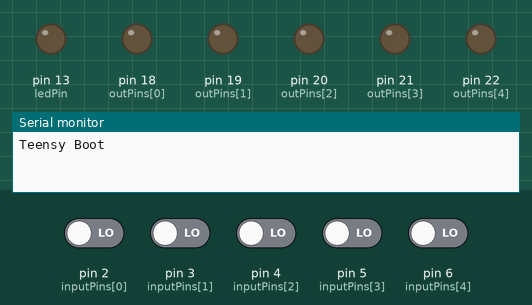
A sketch run on a simulated Arduino Mega 2560, built for the host (arithmetic inside an expression is 32-bit, double 64-bit). Shown: output pins drawn as LEDs (lit = HIGH), the last lines printed to the serial monitor. Inputs (shaded band) come from the test bench; at power-on: pin 2 (inputPins[0]), pin 3 (inputPins[1]), pin 4 (inputPins[2]), pin 5 (inputPins[3]), pin 6 (inputPins[4]) LOW.

Above: at 1.2 s.
1.3 s: pin 2 (inputPins[0]) driven HIGH
At 3.3 s:
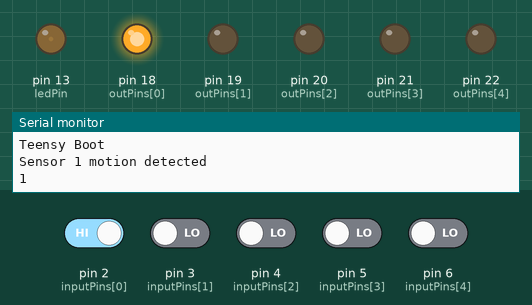
3.8 s: pin 3 (inputPins[1]) driven HIGH
At 5.7 s:
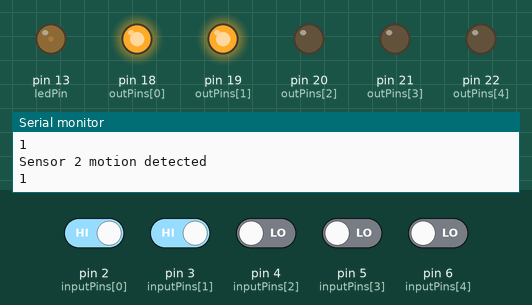
6.3 s: pin 4 (inputPins[2]) driven HIGH
At 8.3 s:
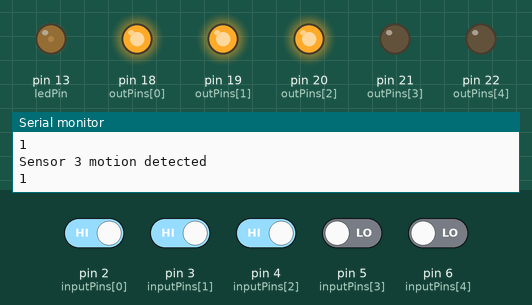
8.8 s: pin 5 (inputPins[3]) driven HIGH
At 11.0 s:
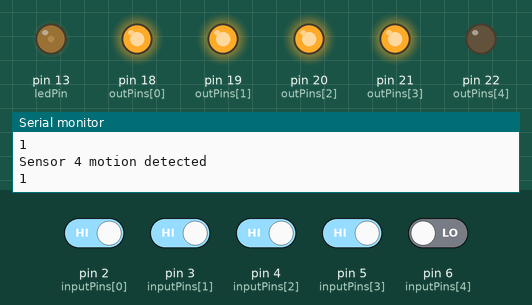
11.4 s: pin 6 (inputPins[4]) driven HIGH
At 13.6 s:
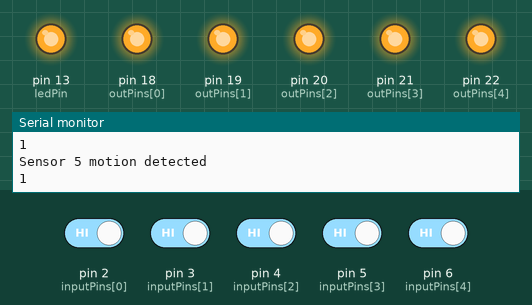
13.9 s: pin 2 (inputPins[0]) driven LOW
At 15.3 s:
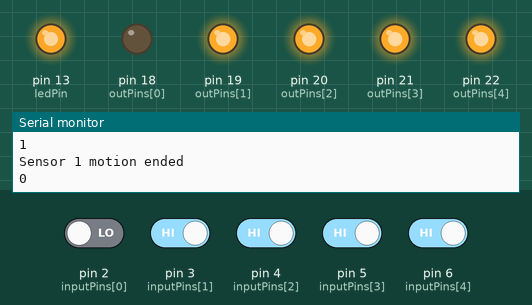
Timing chart, 0 to 26.3 s (numbered marks = the images above; inputs shaded):
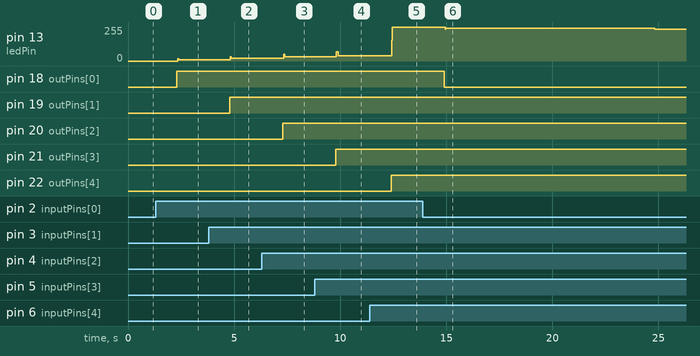

The sketch:

Ragnar_Single_Teensy_V1.ino
```cpp
#include <Bounce.h>

int ledPin = 13;
int inputPins [] = {2, 3, 4, 5, 6};
int outPins[] = {18, 19, 20, 21, 22};
int inputStates [] = {LOW, LOW, LOW, LOW, LOW};
int inputVal [] = {0, 0, 0, 0, 0};

const int debounceTime = 1000;

Bounce bounceSensor1 = Bounce(inputPins[0], debounceTime);
Bounce bounceSensor2 = Bounce(inputPins[1], debounceTime);
Bounce bounceSensor3 = Bounce(inputPins[2], debounceTime);
Bounce bounceSensor4 = Bounce(inputPins[3], debounceTime);
Bounce bounceSensor5 = Bounce(inputPins[4], debounceTime);


void setup() {
  pinMode(ledPin, OUTPUT);

  Serial.begin(9600);
  Serial.println("Teensy Boot");

  for (int i = 0; i < 5; i++) {
    pinMode(outPins[i], OUTPUT);
  }

  for (int i = 0; i < 5; i++) {
    pinMode(inputPins[i], INPUT_PULLDOWN);
  }

}

void loop() {
  // put your main code here, to run repeatedly:
  sensor1();
  sensor2();
  sensor3();
  sensor4();
  sensor5();
}

void sensor1() {
  bounceSensor1.update();
  inputVal[0] = bounceSensor1.read();

  if (inputVal[0] == HIGH) {
    digitalWrite(ledPin, HIGH);
    if (inputStates[0] == LOW) {
      Serial.println("Sensor 1 motion detected");
      digitalWrite(outPins[0], HIGH);
      Serial.println(digitalRead(outPins[0]));
      inputStates[0] = HIGH;
    }
  } else {
    digitalWrite(ledPin, LOW);
    if (inputStates[0] == HIGH) {
      Serial.println("Sensor 1 motion ended");
      digitalWrite(outPins[0], LOW);
      Serial.println(digitalRead(outPins[0]));
      inputStates[0] = LOW;
    }
  }
}

void sensor2() {
  bounceSensor2.update();
  inputVal[1] = bounceSensor2.read();

  if (inputVal[1] == HIGH) {
    digitalWrite(ledPin, HIGH);
    if (inputStates[1] == LOW) {
      Serial.println("Sensor 2 motion detected");
      digitalWrite(outPins[1], HIGH);
      Serial.println(digitalRead(outPins[1]));
      inputStates[1] = HIGH;
    }
  } else {
    digitalWrite(ledPin, LOW);
    if (inputStates[1] == HIGH) {
      Serial.println("Sensor 2 motion ended");
      digitalWrite(outPins[1], LOW);
      Serial.println(digitalRead(outPins[1]));
      inputStates[1] = LOW;
    }
  }
}

void sensor3() {
  bounceSensor3.update();
  inputVal[2] = bounceSensor3.read();

  if (inputVal[2] == HIGH) {
    digitalWrite(ledPin, HIGH);
    if (inputStates[2] == LOW) {
      Serial.println("Sensor 3 motion detected");
      digitalWrite(outPins[2], HIGH);
      Serial.println(digitalRead(outPins[2]));
      inputStates[2] = HIGH;
    }
  } else {
    digitalWrite(ledPin, LOW);
    if (inputStates[2] == HIGH) {
      Serial.println("Sensor 3 motion ended");
      digitalWrite(outPins[2], LOW);
      Serial.println(digitalRead(outPins[2]));
      inputStates[2] = LOW;
    }
  }
}

void sensor4() {
  bounceSensor4.update();
  inputVal[3] = bounceSensor4.read();

  if (inputVal[3] == HIGH) {
    digitalWrite(ledPin, HIGH);
    if (inputStates[3] == LOW) {
      Serial.println("Sensor 4 motion detected");
      digitalWrite(outPins[3], HIGH);
      Serial.println(digitalRead(outPins[3]));
      inputStates[3] = HIGH;
    }
  } else {
    digitalWrite(ledPin, LOW);
    if (inputStates[3] == HIGH) {
      Serial.println("Sensor 4 motion ended");
      digitalWrite(outPins[3], LOW);
      Serial.println(digitalRead(outPins[3]));
      inputStates[3] = LOW;
    }
  }
}

void sensor5() {
  bounceSensor5.update();
  inputVal[4] = bounceSensor5.read();

  if (inputVal[4] == HIGH) {
    digitalWrite(ledPin, HIGH);
    if (inputStates[4] == LOW) {
      Serial.println("Sensor 5 motion detected");
      digitalWrite(outPins[4], HIGH);
      Serial.println(digitalRead(outPins[4]));
      inputStates[4] = HIGH;
    }
  } else {
    digitalWrite(ledPin, LOW);
    if (inputStates[4] == HIGH) {
      Serial.println("Sensor 5 motion ended");
      digitalWrite(outPins[4], LOW);
      Serial.println(digitalRead(outPins[4]));
      inputStates[4] = LOW;
    }
  }
}
```

Measured:
- after the input at 1.3 s, pin 13 (ledPin): 0/255 → 10/255 after 1.0 s; pin 18 (outPins[0]): LOW → HIGH after 1.0 s
- after the input at 3.8 s, pin 13 (ledPin): 10/255 → 20/255 after 1.0 s; pin 19 (outPins[1]): LOW → HIGH after 1.0 s
- after the input at 6.3 s, pin 13 (ledPin): 20/255 → 31/255 after 1.0 s; pin 20 (outPins[2]): LOW → HIGH after 1.0 s
- after the input at 8.8 s, pin 13 (ledPin): 31/255 → 68/255 after 1.0 s, → 41/255 0.08 s later; pin 21 (outPins[3]): LOW → HIGH after 1.0 s
- after the input at 11.4 s, pin 13 (ledPin): 41/255 → 255/255 after 1.0 s; pin 22 (outPins[4]): LOW → HIGH after 1.0 s
- after the input at 13.9 s, pin 13 (ledPin): 255/255 → 245/255 after 1.0 s, → 239/255 9.9 s later; pin 18 (outPins[0]): HIGH → LOW after 1.0 s
